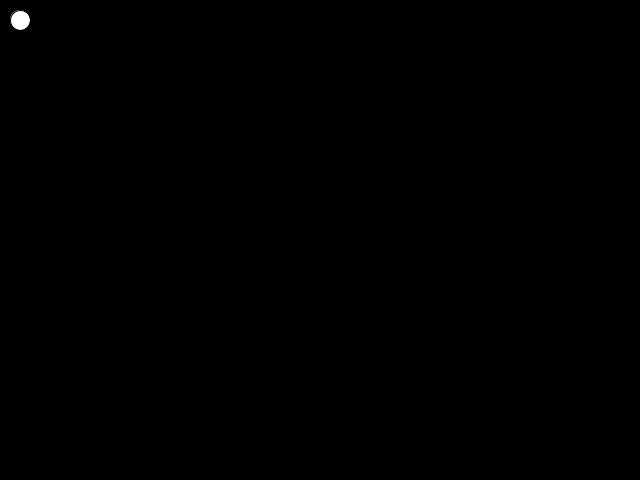
Frame 1 (no input)
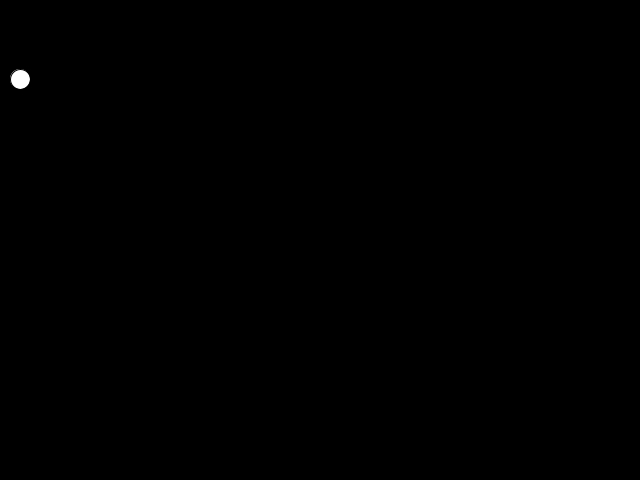
Frame 60 (the mouse pressed at the canvas centre just before this capture)
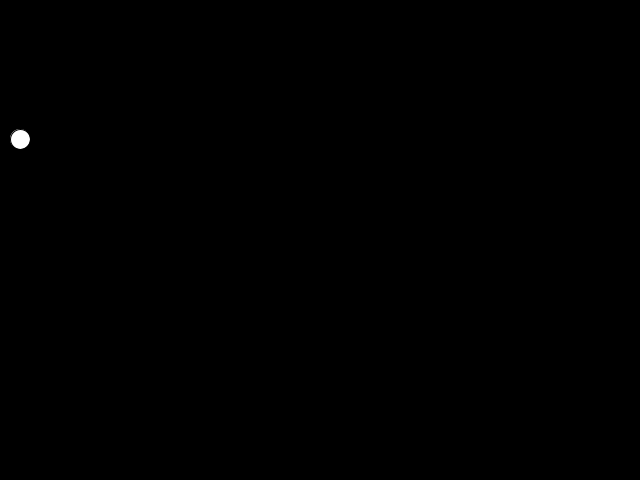
Frame 120 (the mouse held since frame 60 and released just before this capture)

The Processing sketch that drew these frames (run headless with seeded random() and noise(); from frame 60 on, the mouse is pressed at the canvas centre):

// Processing sketch: pong
// ── pong.pde
void setup() {
  size(640,480);
}

float x = 20;
float y = 20;
float s = 20;

void draw() {
  background(0);
  circle(x,y,s);
  if( y >= height - s ){
  }
  y += 1;
}
